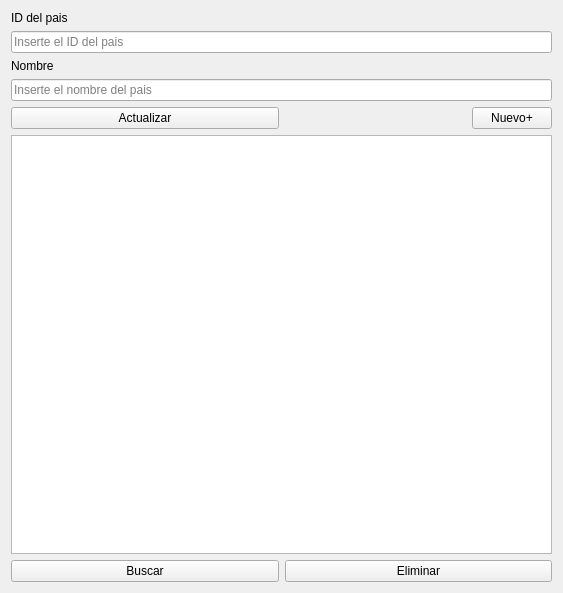
<?xml version="1.0" encoding="UTF-8"?>
<ui version="4.0">
 <class>VentanaPaises</class>
 <widget class="QWidget" name="VentanaPaises">
  <property name="geometry">
   <rect>
    <x>0</x>
    <y>0</y>
    <width>563</width>
    <height>593</height>
   </rect>
  </property>
  <property name="maximumSize">
   <size>
    <width>563</width>
    <height>16777215</height>
   </size>
  </property>
  <property name="windowTitle">
   <string>Paises</string>
  </property>
  <layout class="QGridLayout" name="gridLayout">
   <item row="1" column="0" colspan="2">
    <widget class="QLineEdit" name="lineIDPais">
     <property name="placeholderText">
      <string>Inserte el ID del pais</string>
     </property>
    </widget>
   </item>
   <item row="2" column="0" colspan="2">
    <widget class="QLabel" name="label_2">
     <property name="text">
      <string>Nombre</string>
     </property>
    </widget>
   </item>
   <item row="7" column="0">
    <widget class="QPushButton" name="ppaisBuscar">
     <property name="text">
      <string>Buscar</string>
     </property>
    </widget>
   </item>
   <item row="5" column="1" alignment="Qt::AlignmentFlag::AlignRight">
    <widget class="QPushButton" name="ppaisNuevo">
     <property name="text">
      <string>Nuevo+</string>
     </property>
    </widget>
   </item>
   <item row="7" column="1">
    <widget class="QPushButton" name="ppaisEliminar">
     <property name="text">
      <string>Eliminar</string>
     </property>
    </widget>
   </item>
   <item row="3" column="0" colspan="2">
    <widget class="QLineEdit" name="lineNombrePais">
     <property name="placeholderText">
      <string>Inserte el nombre del pais</string>
     </property>
    </widget>
   </item>
   <item row="5" column="0">
    <widget class="QPushButton" name="ppaisActualizar">
     <property name="text">
      <string>Actualizar</string>
     </property>
    </widget>
   </item>
   <item row="0" column="0" colspan="2">
    <widget class="QLabel" name="label">
     <property name="text">
      <string>ID del pais</string>
     </property>
    </widget>
   </item>
   <item row="6" column="0" colspan="2">
    <widget class="QTableView" name="vistaPaises"/>
   </item>
  </layout>
 </widget>
 <resources/>
 <connections/>
</ui>
